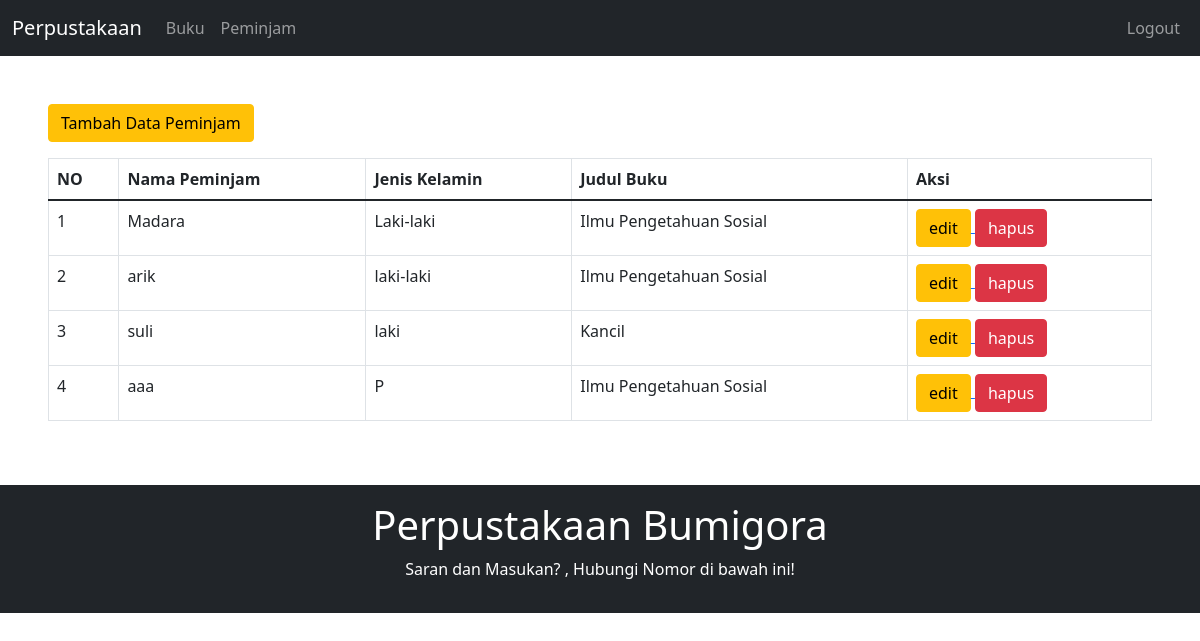
Page /admin/peminjam.php (signed in) on the committed database.
### tables this page shows
CREATE TABLE `tbl_peminjam` (
  `kode` int(11) NOT NULL,
  `nama_peminjam` varchar(50) NOT NULL,
  `jenis_kelamin` varchar(50) NOT NULL,
  `judul_buku` varchar(50) NOT NULL
);

### admin/peminjam.php (the view, shortened to what this page needs)
<!doctype html>
<html lang="en">
  <head>
    <link href="https://cdn.jsdelivr.net/npm/bootstrap@5.1.3/dist/css/bootstrap.min.css" rel="stylesheet">
  </head>
  <body>
<?php include'navbar.php' ?>
    <div class="container-fluid p-5">
    <a href="peminjam-tambah.php" type="button" class="btn btn-warning mb-3">Tambah Data Peminjam</a>
        <table class="table table-bordered">
            <thead>
                <tr>
                    <th>NO</th>
                    <th>Nama Peminjam</th>
                    <th>Jenis Kelamin</th>
                    <th>Judul Buku</th>
                    <th>Aksi</th>
                </tr>
            </thead>
            <tbody>
                <?php
                require 'setting.php';
                $query = "SELECT * FROM tbl_peminjam";
                $sql = mysqli_query($koneksi, $query);
                $no = 1;
                while ($data = mysqli_fetch_object($sql)) {
                ?>
                <tr>
                    <td> <?php echo $no++ ?> </td>
                    <td> <?php echo $data->nama_peminjam; ?> </td>
                    <td> <?php echo $data->jenis_kelamin; ?> </td>
                    <td> <?php echo $data->judul_buku; ?> </td>
                    <td>
                        <a href="peminjam-edit.php?id=<?= $data->kode;?>">
                            <input type="submit" value="edit" class="btn btn-warning">
                        </a>
                        <?php
                        if($_SESSION['Hak_Akses'] == 'admin') {
                        ?>
                        <a href="peminjam-hapus.php?id=<?= $data->kode;?>">
                            <input type="submit" value="hapus" onclick="return confirm('Yakin Hapus Data ?')" class="btn btn-danger">
                        </a>
                        <?php
                        }
                        ?>
                    </td>
                <?php
                }
                ?>
            </tbody>
        </table>
    </div>
<?php include 'footer.php' ?>
  </body>
</html>

### rows in the picture
tbl_peminjam: nama_peminjam "Madara", jenis_kelamin "Laki-laki", judul_buku "Ilmu Pengetahuan Sosial"
tbl_peminjam: nama_peminjam "arik", jenis_kelamin "laki-laki", judul_buku "Ilmu Pengetahuan Sosial"
tbl_peminjam: nama_peminjam "suli", jenis_kelamin "laki", judul_buku "Kancil"
tbl_peminjam: nama_peminjam "aaa", jenis_kelamin "P", judul_buku "Ilmu Pengetahuan Sosial"
